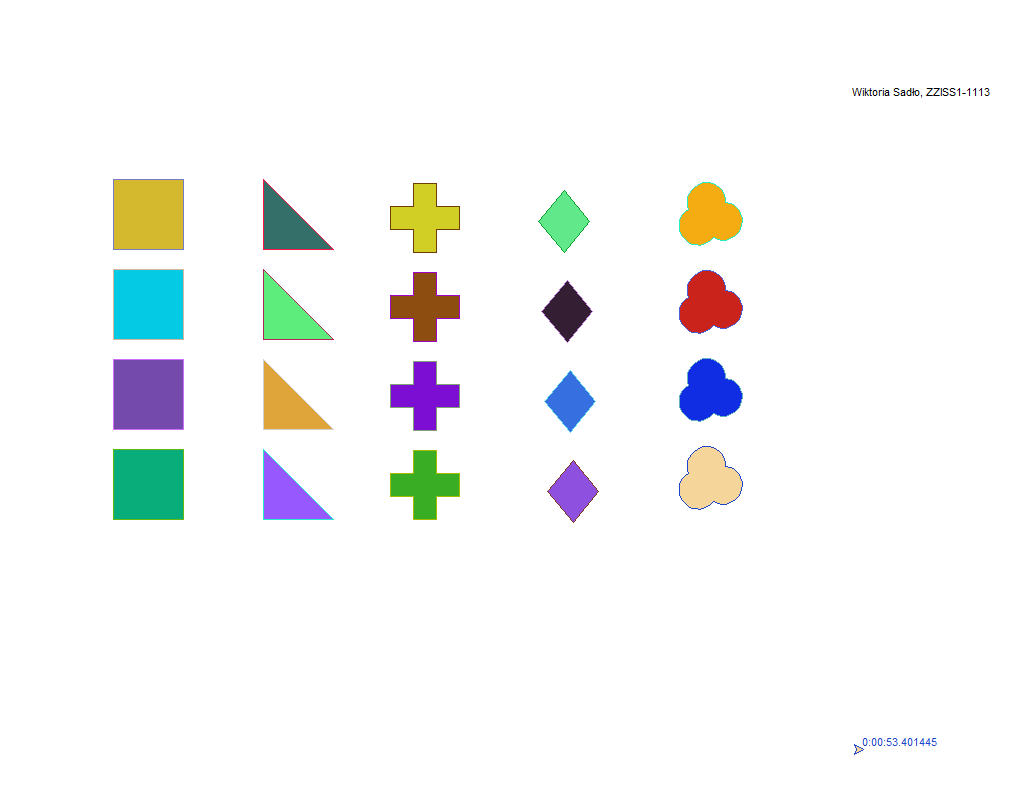

Write Python code to recreate this figure.
import turtle
import random
from datetime import datetime
import math

#zmienne: długość, kolor linii, kolor wypełnienia, współrzędna x, współrzędna y, kąt

def square(s,color1,color01,x1,y1,angel1):
    turtle.pencolor(color1)
    turtle.fillcolor(color01)
    if z==0:
        turtle.penup()
        turtle.setpos(x1,y1)
        turtle.pendown()
    else:
        turtle.penup()
        turtle.setpos(x1,y1-(s*z)-(20*z))
        turtle.pendown()
    turtle.begin_fill()
    turtle.right(angel1)
    for x in range(4):
        turtle.forward(s)
        turtle.left(90)
    turtle.end_fill()
    turtle.left(angel1)

def right(a,color2,color02,x2,y2,angel2):
    b=a*math.sqrt(2)
    turtle.pencolor(color2)
    turtle.fillcolor(color02)
    if z==0:
        turtle.penup()
        turtle.setpos(x2,y2+a)
        turtle.pendown()
    else:
        turtle.penup()
        turtle.setpos(x2,y2+a-(a*z)-(20*z))
        turtle.pendown()
    turtle.right(90+angel2)
    turtle.begin_fill()
    for x in range(2):
        turtle.forward(a)
        turtle.left(90)
    turtle.left(45)
    turtle.forward(b)
    turtle.end_fill()
    turtle.right(135-angel2)
    
    


def cross(c,color3,color03,x3,y3,angel3):
    turtle.pencolor(color3)
    turtle.fillcolor(color03)
    if z==0:
        turtle.penup()
        turtle.setpos(x3,y3+0.85*c)
        turtle.pendown()
    else:
        turtle.penup()
        turtle.setpos(x3,y3+0.85*c-(3*c*z)-(20*z))
        turtle.pendown()
    turtle.begin_fill()
    turtle.right(angel3)
    for x in range(4):
        turtle.right(90)
        turtle.forward(c)
        turtle.left(90)
        turtle.forward(c)
        turtle.left(90)
        turtle.forward(c)
    turtle.end_fill()
    turtle.left(angel3)
    
def rhombus(d,color4,color04,x4,y4,angel4):
    turtle.pencolor(color4)
    turtle.fillcolor(color04)
    if z==0:
        turtle.penup()
        turtle.setpos(x4,y4+0.7*d)
        turtle.pendown()
    else:
        turtle.penup()
        turtle.setpos(x4+3*z,y4+0.7*d-(2*d*z)-(10*z))
        turtle.pendown()
    turtle.right(50+angel4)
    turtle.begin_fill()
    for x in range(2):
        turtle.forward(d)
        turtle.left(100)
        turtle.forward(d)
        turtle.left(80)
    turtle.end_fill()
    turtle.left(50+angel4)
    

def trefoil(f,color5,color05,x5,y5,angel5):
    turtle.pencolor(color5)
    turtle.fillcolor(color05)
    if z==0:
        turtle.penup()
        turtle.setpos(x5,y5+3*f)
        turtle.pendown()
    else:
        turtle.penup()
        turtle.setpos(x5,y5+3*f-(17*f*z)-(20*z))
        turtle.pendown()
    turtle.begin_fill()
    turtle.right(angel5)
    for y in range(3):
        for x in range(17):
            turtle.forward(f)
            turtle.left(12)
        turtle.right(84)
    turtle.end_fill()
    turtle.left(angel5)
    
def name():
    turtle.penup()
    turtle.setpos(340,350)
    turtle.write("Wiktoria Sadło, ZZISS1-1113")


def kolor():
    y="#"
    for x in range(6):
        y+=random.choice("ABCDEF0123456789")
    return y


def time():
    turtle.penup()
    turtle.setpos(350,-200)
    turtle.pendown()
    turtle.write(now2-now1)

#color=["#"+"".join(random.choice("ABCDEF0123456789") for x in range (6))]

#zmienne: długość, kolor linii, kolor wypełnienia, współrzędna x, współerzędna y, kąt nachylenia
now1 = datetime.now()
name()
for z in range(4):
    square(70,kolor(),kolor(),-400,200,0)
    right(70,kolor(),kolor(),-250,200,0)
    cross(23,kolor(),kolor(),-100,200,0)
    rhombus(40,kolor(),kolor(),25,200,0)
    trefoil(4,kolor(),kolor(),200,200,25)
now2 = datetime.now()
time()
turtle.done()
